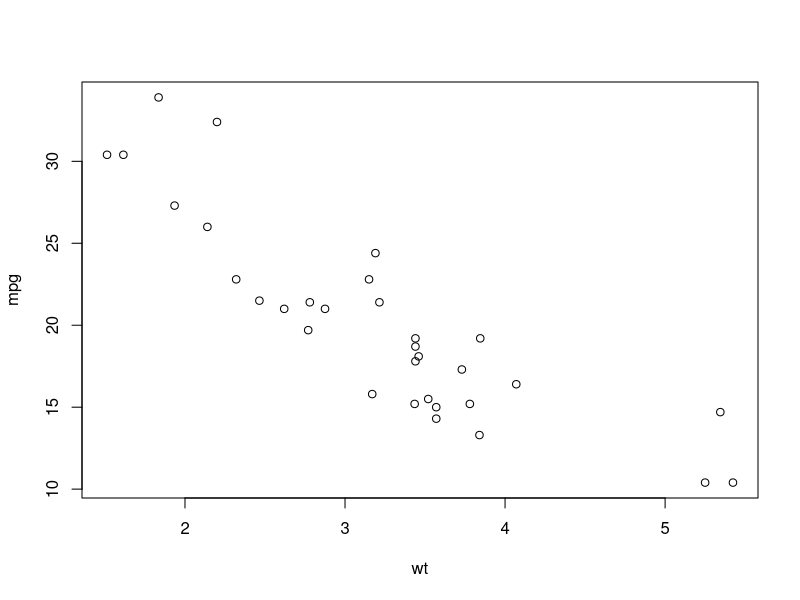
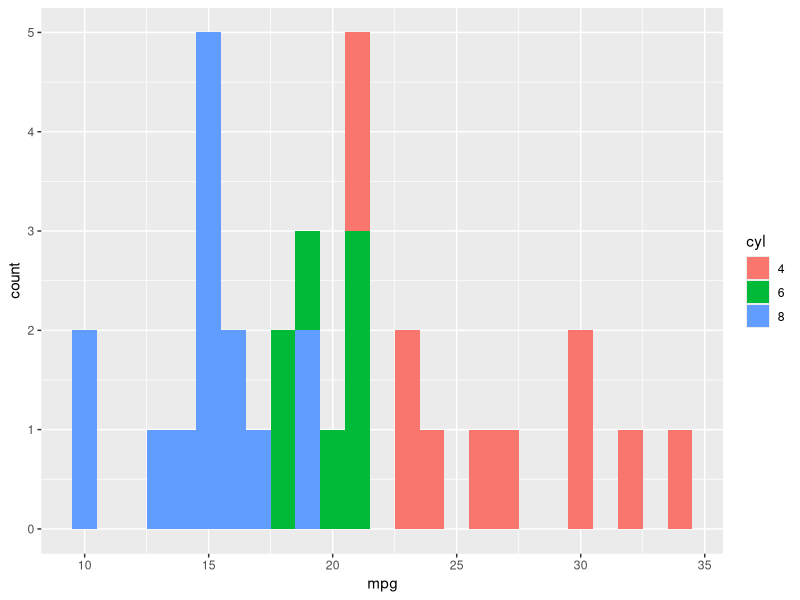

These figures' R source, in order:
## ---- chunk 1
summary(mtcars)
## ---- chunk 2
plot(mpg ~ wt, mtcars)
## ---- chunk 3
library(ggplot2)
ghist <- ggplot(data = mtcars) + 
            geom_histogram(aes(x = mpg, fill = as.factor(cyl)), binwidth = 1) +
            labs(fill = "cyl")
print(ghist)
